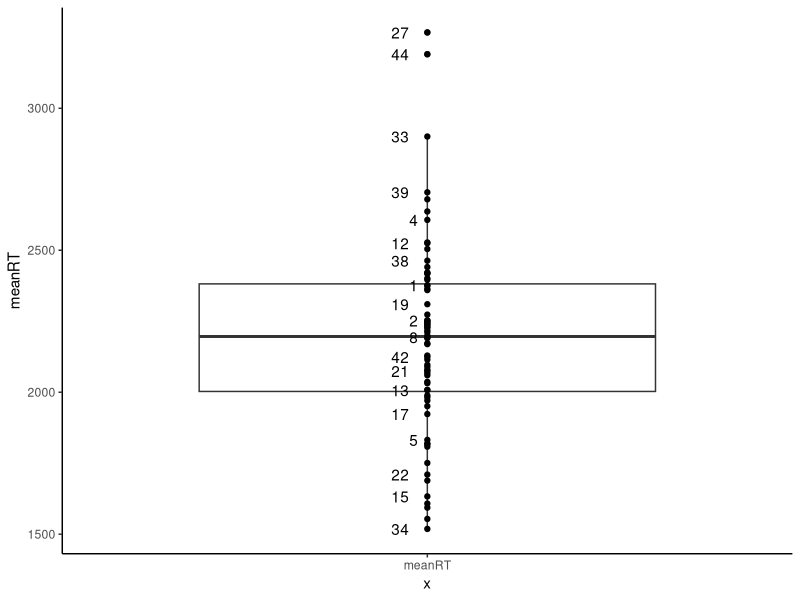

Source code (R): (Note: this script raises an error after producing the figure.)
## ---- chunk 1
knitr::opts_chunk$set(echo = FALSE)
date_compiled_title = c("Output created on", date())
## ---- chunk 2
library(tidyverse)
library(broom)
library(patchwork)
library(knitr)
library(kableExtra)
library(afex)
library(BayesFactor)

theme_set(theme_classic())

setwd(dirname(rstudioapi::getActiveDocumentContext()$path)) # set wd to current file location

data <- read_csv("data_tidy_CCVR04.csv") # read in the tidied data from the first analysis script.

data_AW <- 
  data %>% 
  filter(phase == 2) %>% # separate out awareness data
  mutate(TT = if_else(set %in% c(5,6), "Repeated", "Random"), # recode "set" variable into 2 variables
         targ_depth = if_else(set %in% c(5,7), "Near targets", "Far targets")) %>% 
  select(exp:block, set, TT, targ_depth, everything())

dataMain <- 
  data %>% 
  filter(phase == 1) %>% # main phase of the task
  mutate(TT = if_else(set %in% c(1,2), "Repeated", "Random"), # recode "set" variable into 2 variables
         targ_depth = if_else(set %in% c(1,3), "Near targets", "Far targets"),
         epoch = ceiling(block/2)) %>% 
  select(exp:phase, epoch, block:set, TT, targ_depth, everything())

## ---- chunk 3
# a table of the demographic information across participants
data_demog <- 
  dataMain %>% 
  group_by(subj) %>% 
  slice(1) %>% # take top row
  ungroup() %>% 
  select(subj,age,gender,condition)

demog_summary <- 
  data_demog %>% 
  summarise(n = n(),
            mean_age = mean(age),
            sd_age = sd(age),
            males = sum(gender=="M"),
            females = sum(gender=="F"),
            non_binary = sum(!gender %in% c("M", "F")))

basic_resp_stats <- 
  dataMain %>%
  group_by(subj) %>%
  summarise(mean_RT = mean(RT < 9999),
            perc_Timeouts = sum(dist_to_T==-1)/n(),
            mean_Extra_Resp = mean(num_additional_Rs),
            perc_Rs_Over1 = sum(num_additional_Rs>0)/n(),
            perc_Rs_Over2 = sum(num_additional_Rs>1)/n()) %>% 
  summarise_all(list(mean = mean, sd = sd)) %>% 
  select(-contains("subj"))

table_basic_resp_stats <- 
  basic_resp_stats %>% 
  pivot_longer(cols = everything(), names_to = "stat") %>% 
  kable(digits = 2, col.names = c("","")) %>% 
  kable_styling(latex_options = "hold_position", position = "left")

# filter trials with more than 2 responses, timeouts,
# and outlier RTs  
data_NO <- 
  dataMain %>% 
  filter(num_additional_Rs<=1, dist_to_T>=0) %>% 
  group_by(subj) %>% 
  mutate(zRT = scale(RT)) %>% 
  filter(between(zRT,-2.5,2.5)) %>% 
  ungroup() 

# what percentage of trials were removed for each participant?
perc_removed <- 
  data_NO %>%
  group_by(subj) %>% 
  summarise(perc = (1 - (n()/496))*100)

# compute normalised RT (norm_RT), for calculating w/s error bars 
data_NO <- 
  data_NO %>% 
  group_by(subj) %>% # within each experiment, and each subject
  summarise(sub_MeanRT = mean(RT)) %>% # calculate the mean RT for the subject
  mutate(sample_MeanRT = mean(sub_MeanRT)) %>% # the overall mean RT for the sample in that experiment
  ungroup() %>% # ungroup the data, to allow for removal of variable
  left_join(data_NO, by = "subj") %>% # join to the original data frame
  mutate(norm_RT = RT - sub_MeanRT + sample_MeanRT) %>% # compute the normalised RT, from the RT, subject mean and sample mean
  select(exp, subj, age:RT, norm_RT, everything(), -sub_MeanRT, -sample_MeanRT) # arrange the variables

## ---- chunk 4
# summarise the overall mean RT for each P 
overall_RT_Means <- 
  data_NO %>% 
  group_by(subj) %>% 
  summarise(meanRT = mean(RT)) %>% 
  mutate(z_meanRT = scale(meanRT))

outlier_meanRTs <- 
  overall_RT_Means %>% 
  filter(!between(z_meanRT, -2.5, 2.5)) %>% 
  pull(subj) # Ps 27 and 60 seems to have unusually long mean RTs
  
# plot the boxplots of RT
RT_boxplot <- 
  overall_RT_Means %>% 
  ggplot(aes(x = "meanRT", y = meanRT))+
  geom_boxplot() +
  geom_point() +
  geom_text(aes(label = subj), hjust = 2, check_overlap = TRUE)

# remove the two outlier participants from the sample
data_NO <- filter(data_NO,!subj %in% outlier_meanRTs)

## ---- chunk 5
# main analysis of RT

# convert TT and targ_depth to factors and set level order
data_NO <- 
  data_NO %>%
  mutate(TT = factor(TT, levels = c("Repeated", "Random")),
         targ_depth = factor(targ_depth, levels = c("Near targets", "Far targets")))

legendLBLs <- c("Repeated Near T", "Random Near T", "Repeated Far T", "Random Far T")

# get data for the RT figure. 
data_RT_avgs_figure <- 
  data_NO %>%
  group_by(condition, TT, targ_depth, epoch) %>% 
  summarise(meanRT = mean(RT), SE = sd(norm_RT)/sqrt(n())) %>%
  mutate(condition = recode(condition, 
                            "distal_repeated" = "Distal condition",
                            "proximal_repeated" = "Proximal condition")) %>% 
  complete(TT, targ_depth, epoch) %>% # add NA values where missing - ensures breaks in lines for plot

RT_avgs_figure <- 
  data_RT_avgs_figure %>%
  ggplot(aes(x = epoch, y = meanRT, group = interaction(TT, targ_depth))) +
  geom_line() +
  geom_errorbar(aes(ymin = meanRT-SE, ymax = meanRT+SE), width = 0.2, size = .5) +
  geom_point(aes(fill = interaction(TT, targ_depth), 
                 shape = interaction(TT, targ_depth)), 
             size = 2) +
  facet_wrap(~condition, dir = "v", scales = "free") +
  theme(strip.text = element_text(size = 12, face = "bold"),
        strip.text.x = element_text(hjust = 0.05),
        strip.background = element_blank(),
        panel.spacing.y = unit(2, "lines")) +
  scale_y_continuous(limits = c(1400, 3000), 
                     breaks = seq(1400,3000,200)) +
  scale_x_continuous(breaks = seq(1,31,4),
                     minor_breaks = seq(1,31,2)) +
  scale_fill_manual(name  = "",
                    labels = legendLBLs,
                    values = c("black", "white", "black", "white")) +
  scale_shape_manual(name = "",
                     labels = legendLBLs,
                     values = c(21,21,22,22)) +
  labs(y = "Mean response time (ms)",
       x = "Epoch (16 trials)")

RT_avgs_figure # print the figure
## ---- chunk 6

# get the data from the "test" epochs
data_NO_test <- 
  data_NO %>%
  mutate(test = case_when(epoch %in% 8:11 ~ 1,
                          epoch %in% 18:21 ~ 2,
                          epoch %in% 28:31 ~ 3)) %>% 
  filter(test > 0)
  
# plot the test data by condition
test_figure <- 
  data_NO_test %>% 
  mutate(condition = recode(condition, 
                            "distal_repeated" = "Distal contingencies", 
                            "proximal_repeated" = "Proximal contingencies")) %>%
  group_by(condition, TT, targ_depth, test) %>%
  summarise(meanRT = mean(RT), SE = sd(norm_RT)/sqrt(n())) %>% 
  ggplot(aes(x = test, y = meanRT, fill = TT)) +
  geom_col(position = position_dodge(),
           colour = "black",
           size = 1) +
  geom_errorbar(aes(ymin = meanRT, ymax = meanRT+SE), 
                width = 0.2, size = .5, position = position_dodge(width = 0.9)) +
  scale_fill_manual(values = c("black", "white")) +
  scale_y_continuous(breaks = seq(1400,2800,200)) +
  coord_cartesian(ylim = c(1400,2800)) +
  facet_wrap(vars(condition,targ_depth), 
             nrow = 2, 
             scales = "free",
             labeller = labeller(.rows = label_value, .multi_line = TRUE)) + 
  theme(strip.text = element_text(size = 10, face = "bold"),
        strip.text.x = element_text(hjust = 0),
        strip.background = element_blank(), 
        panel.spacing.y = unit(2, "lines")) +
  labs(x = "Test phase",
       y = "Mean RT",
       fill = "")

test_figure #print figure

## ---- chunk 7

data_NO_test$subj <- as.factor(data_NO_test$subj)

#get data for the ANOVA on the test data
data_RT_ANOVA <- 
  data_NO_test %>% 
  group_by(condition, subj, TT, targ_depth, test) %>% 
  summarise(meanRT = mean(RT)) 

# conduct ANOVA
data_RT_ANOVA %>% 
  aov_car(meanRT ~ Error(subj/(test*TT*targ_depth)) + condition, data = .)

## ---- chunk 8

test_diff <- 
  data_NO_test %>%
  group_by(subj, TT, targ_depth, test) %>%
  summarise(meanRT = mean(RT)) %>% 
  pivot_wider(names_from = TT, values_from = meanRT) %>% 
  mutate(CC_RT = Random - Repeated) 

test_diff_figure <- 
  test_diff %>% 
  group_by(targ_depth, test) %>% 
  summarise(RT = mean(CC_RT), SE = sd(CC_RT)/sqrt(n())) %>% 
  ggplot(aes(x = test, y = RT)) +
  geom_errorbar(aes(ymin = RT-SE, ymax = RT+SE), 
                width = 0.1, size = .5, colour = "black") +
  geom_line(aes(group = targ_depth), size = 1) +
  geom_point(aes(fill = targ_depth), 
             size = 4, shape = 21, colour = "black", stroke = 1.5) +
  scale_x_continuous(breaks = 1:3) +
  scale_y_continuous(limits = c(-100, 300), breaks = seq(-100,300,50)) +
  scale_fill_discrete(type = c("black", "white")) +
  labs(x = "Test",
       y = "Difference in RT (Random - Repeated)",
       fill = "")

test_diff_figure

## ---- chunk 9

# t-test Test 1
test_diff %>% 
  filter(test == 1) %>% 
  {t.test(.$CC_RT ~ .$targ_depth)}

# t-test Test 2
test_diff %>% 
  filter(test == 2) %>% 
  {t.test(.$CC_RT ~ .$targ_depth)}

# t-test Test 3
test_diff %>% 
  filter(test == 3) %>% 
  {t.test(.$CC_RT ~ .$targ_depth)}


## ---- chunk 10

data_ego_test <- 
  data_NO_test %>%
  mutate(egocentric = case_when(condition == "proximal_repeated" & targ_depth == "Near targets"
                                ~ "Egocentric - Near",
                                condition == "proximal_repeated" & targ_depth == "Far targets"
                                ~ "Egocentric - Far",
                                condition == "distal_repeated" & targ_depth == "Near targets"
                                ~ "Egocentric - Far",
                                condition == "distal_repeated" & targ_depth == "Far targets"
                                ~ "Egocentric - Near")) %>% 
  mutate(egocentric = fct_relevel(egocentric, "Egocentric - Near", "Egocentric - Far"))

test_ego_figure <- 
  data_ego_test %>% 
  group_by(egocentric, TT, test) %>%
  summarise(meanRT = mean(RT), SE = sd(norm_RT)/sqrt(n())) %>% 
  ggplot(aes(x = test, y = meanRT, fill = TT)) +
  geom_col(position = position_dodge(),
           colour = "black",
           size = 1) +
  geom_errorbar(aes(ymin = meanRT, ymax = meanRT+SE), 
                width = 0.2, size = .5, position = position_dodge(width = 0.9)) +
  scale_fill_manual(values = c("black", "white")) +
  scale_y_continuous(breaks = seq(1800,2400,100)) +
  coord_cartesian(ylim = c(1800,2400)) +
  facet_wrap(vars(egocentric), 
             nrow = 2, 
             scales = "free",
             labeller = labeller(.rows = label_value, .multi_line = FALSE)) + 
  theme(strip.text = element_text(size = 10, face = "bold"),
        strip.text.x = element_text(hjust = 0.05),
        strip.background = element_blank(), 
        panel.spacing.y = unit(2, "lines")) +
  labs(x = "Test phase",
       y = "Mean RT",
       fill = "")

test_ego_figure

## ---- chunk 11

data_ego_test$subj <- as.factor(data_ego_test$subj)
data_ego_test$egocentric <- as.factor(data_ego_test$egocentric)

data_ego_RT_ANOVA <- 
  data_ego_test %>% 
  group_by(subj, egocentric, TT, test) %>% 
  summarise(meanRT = mean(RT)) 

data_ego_RT_ANOVA %>% 
  aov_car(meanRT ~ Error(subj/(egocentric*TT*test)), data = .)



## ---- chunk 12
# remove the two outlier participants from the sample
data_AW <- 
  data_AW %>% 
  filter(!subj %in% outlier_meanRTs)

data_gen_descriptives <- 
  data_AW %>% 
  group_by(TT, targ_depth) %>% 
  summarise(acc = mean(dist_to_T),
            acc_sd = sd(dist_to_T))

data_gen_descriptives %>% 
  ggplot(aes(x = targ_depth, y = acc, fill = TT)) +
  geom_col(position = position_dodge2(), colour = "black") +
  scale_fill_manual(values = c("black","white"))

data_gen_analysis <- 
  data_AW %>% 
  group_by(subj, TT, targ_depth) %>% 
  summarise(acc = mean(dist_to_T))

anova_awareness <- 
  data_gen_analysis %>% 
  aov_car(acc ~ Error(subj/(TT*targ_depth)), data = .)


data_gen_analysis <- 
  data_gen_analysis %>% 
  mutate(subj = as.factor(subj),
         TT = as.factor(TT),
         targ_depth = as.factor(targ_depth))

BFanova_awareness <- 
  anovaBF(formula = acc ~ TT*targ_depth + subj,
        whichRandom = "subj",
        data = data_gen_analysis)


## ---- chunk 13

# create new variables with experiment specific names
CCVR04_demog_summary = demog_summary
CCVR04_basic_resp_stats = basic_resp_stats
CCVR04_perc_removed = perc_removed
CCVR04_overall_RT_Means = overall_RT_Means
CCVR04_RT_avgs_figure = RT_avgs_figure
CCVR04_test_figure = test_figure
CCVR04_data_RT_ANOVA = data_RT_ANOVA
CCVR04_data_RT_test_diff = test_diff
CCVR04_RT_test_diff_figure = test_diff_figure
CCVR04_data_ego_RT_ANOVA = data_ego_RT_ANOVA
CCVR04_test_ego_figure = test_ego_figure
CCVR04_data_awareness = data_gen_descriptives
CCVR04_anova_awareness = anova_awareness
CCVR04_BFanova_awareness = BFanova_awareness

#save these objects for manuscript
save(CCVR04_demog_summary, 
     CCVR04_basic_resp_stats,
     CCVR04_perc_removed,
     CCVR04_overall_RT_Means,
     CCVR04_RT_avgs_figure,
     CCVR04_test_figure,
     CCVR04_data_RT_ANOVA,
     CCVR04_data_RT_test_diff,
     CCVR04_RT_test_diff_figure,
     CCVR04_data_ego_RT_ANOVA,
     CCVR04_test_ego_figure,
     CCVR04_data_awareness,
     CCVR04_anova_awareness,
     CCVR04_BFanova_awareness,
     file = "../../CCVR_ms_1/CCVR04_export.Rdata")
